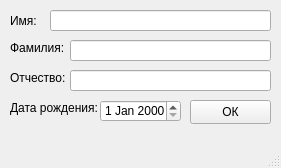
<?xml version="1.0" encoding="UTF-8"?>
<ui version="4.0">
 <class>MainWindow</class>
 <widget class="QMainWindow" name="MainWindow">
  <property name="geometry">
   <rect>
    <x>0</x>
    <y>0</y>
    <width>281</width>
    <height>168</height>
   </rect>
  </property>
  <property name="windowTitle">
   <string>ГосУслуги 0.1, Цент Элина</string>
  </property>
  <widget class="QWidget" name="centralwidget">
   <widget class="QLineEdit" name="lineEdit">
    <property name="geometry">
     <rect>
      <x>50</x>
      <y>10</y>
      <width>221</width>
      <height>21</height>
     </rect>
    </property>
   </widget>
   <widget class="QLineEdit" name="lineEdit_2">
    <property name="geometry">
     <rect>
      <x>70</x>
      <y>40</y>
      <width>201</width>
      <height>21</height>
     </rect>
    </property>
   </widget>
   <widget class="QLineEdit" name="lineEdit_3">
    <property name="geometry">
     <rect>
      <x>70</x>
      <y>70</y>
      <width>201</width>
      <height>21</height>
     </rect>
    </property>
   </widget>
   <widget class="QDateEdit" name="dateEdit">
    <property name="geometry">
     <rect>
      <x>100</x>
      <y>100</y>
      <width>81</width>
      <height>22</height>
     </rect>
    </property>
   </widget>
   <widget class="QLabel" name="label">
    <property name="geometry">
     <rect>
      <x>10</x>
      <y>10</y>
      <width>31</width>
      <height>21</height>
     </rect>
    </property>
    <property name="text">
     <string>Имя:</string>
    </property>
    <property name="alignment">
     <set>Qt::AlignLeading|Qt::AlignLeft|Qt::AlignVCenter</set>
    </property>
   </widget>
   <widget class="QLabel" name="label_2">
    <property name="geometry">
     <rect>
      <x>10</x>
      <y>40</y>
      <width>61</width>
      <height>16</height>
     </rect>
    </property>
    <property name="text">
     <string>Фамилия:</string>
    </property>
   </widget>
   <widget class="QLabel" name="label_3">
    <property name="geometry">
     <rect>
      <x>10</x>
      <y>70</y>
      <width>71</width>
      <height>16</height>
     </rect>
    </property>
    <property name="text">
     <string>Отчество:</string>
    </property>
   </widget>
   <widget class="QLabel" name="label_4">
    <property name="geometry">
     <rect>
      <x>10</x>
      <y>100</y>
      <width>101</width>
      <height>16</height>
     </rect>
    </property>
    <property name="text">
     <string>Дата рождения:</string>
    </property>
   </widget>
   <widget class="QPushButton" name="pushButton">
    <property name="geometry">
     <rect>
      <x>190</x>
      <y>100</y>
      <width>81</width>
      <height>24</height>
     </rect>
    </property>
    <property name="text">
     <string>ОК</string>
    </property>
   </widget>
  </widget>
  <widget class="QMenuBar" name="menubar">
   <property name="geometry">
    <rect>
     <x>0</x>
     <y>0</y>
     <width>281</width>
     <height>22</height>
    </rect>
   </property>
  </widget>
  <widget class="QStatusBar" name="statusbar"/>
 </widget>
 <resources/>
 <connections/>
</ui>
